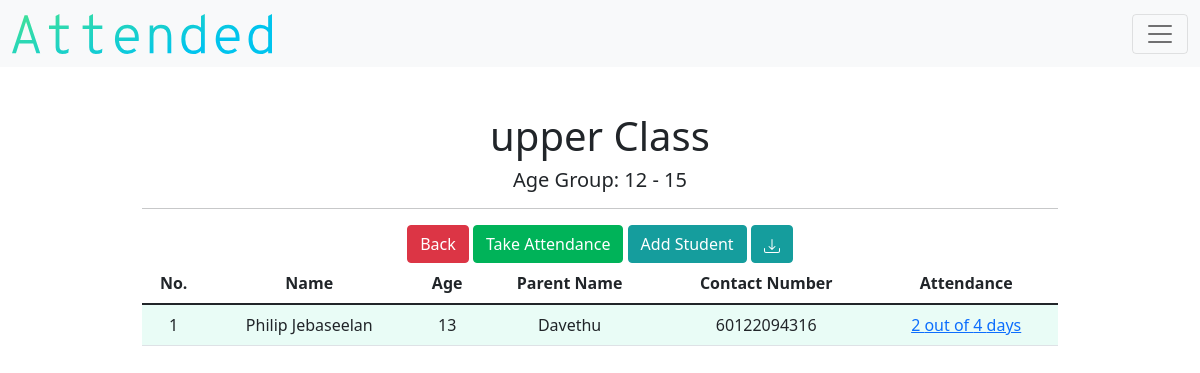
/detail_class/1 (signed in), run on the app's committed database.
### models.py (models this page shows)
class Class(db.Model):
    __tablename__ = "class"
    id = db.Column(db.Integer, primary_key=True)
    teacher_id = db.Column(db.Integer, db.ForeignKey("teacher.id"))
    name = db.Column(db.String(), nullable=False)
    lowest_age = db.Column(db.Integer, nullable=False)
    highest_age = db.Column(db.Integer, nullable=False)
    student_count = db.Column(db.Integer, default=0)
    attendance_count = db.Column(db.Integer, default=0)
    class_attends = db.relationship("Attendance", backref="class_attend")

class Student(db.Model):
    __tablename__ = "student"
    id = db.Column(db.Integer, primary_key=True)
    teacher_id = db.Column(db.Integer, db.ForeignKey("teacher.id"))
    class_id = db.Column(db.Integer, nullable=True, default=0)
    name = db.Column(db.String(), nullable=False)
    birth = db.Column(db.String(),nullable=False)
    age = db.Column(db.Integer(), nullable=False)
    parent = db.Column(db.String(), nullable=True)
    parent2 = db.Column(db.String(), nullable=True)
    number = db.Column(db.Integer, nullable=True)
    number2 = db.Column(db.Integer, nullable=True)
    email = db.Column(db.String(), nullable=True)
    email2 = db.Column(db.String(), nullable=True)
    address = db.Column(db.String(), nullable=False)
    city = db.Column(db.String(), nullable=False)
    state = db.Column(db.String(), nullable=False)
    postcode = db.Column(db.Integer, nullable=False)
    attend_count = db.Column(db.Integer, nullable=True, default=0)
    student_attends = db.relationship("Attendance", backref="student_attend")

### application.py (the view)
@app.route("/detail_class/<string:id>")
def detail_class(id):
    if not current_user.is_authenticated:
        return redirect("/login")
    else:
        TABLE_HEADERS=["No.", "Name", "Age", "Parent Name", "Contact Number", "Attendance"]
        teacher = current_user.get_id()
        class_object = Class.query.filter_by(id = id).first()
        students = Student.query.filter_by(class_id=id, teacher_id=teacher)
        class_attendance = Attendance.query.filter_by(class_id=id, teacher_id=teacher)
        return render_template("detail-class.html", classes=class_object, headers=TABLE_HEADERS, students=students, attendances=class_attendance)

### application.py (called while the page is built)
@login.user_loader
def load_user(id):
    return Teacher.query.get(id)

### templates/detail-class.html (shortened to what this page needs)
{% extends "layout.html" %}
{% block main %}
        <h1>{{classes.name}}</h1>
        <h5> Age Group: {{classes.lowest_age}} - {{classes.highest_age}} </h5>
        <hr>
        <div class="d-grid gap-2 d-md-block">
          <a class="btn btn-danger" id="detail-class-back" href="/class" type="button">Back</a>
          <a class="btn btn-success" id="detail-class-attendance" href="/take-attendance/{{classes.id}}" role="button">Take Attendance</a>
          <a class="btn btn-secondary" id="detail-class-add" href="/add_student_class/{{classes.id}}" role="button">Add Student</a>
          <button type="button" class="btn btn-secondary"></button>
        </div>
        <div class="table-responsive">
          <table class="table table-hover">
                  <thead>
                          <tr>
                                  {% for header in headers %}
                                  <th id="header"> {{ header }} </th>
                                  {% endfor %}
                          </tr>
                  </thead>
                  <tbody>
                  {% for student in students %}
                  <tr>
                          <td class="counterCell"></td>
                          <td>{{student.name}}</td>
                          <td> {{student.age }} </td>
                          <td> {{student.parent}} </td>
                          <td> {{student.number}} </td>
                          <td><a href="/detail_attendance/{{student.id}}">{{student.attend_count}} out of {{classes.attendance_count}} days</a></td>
                  </tr>
                  {% endfor %}
                  </tbody>
          </table>
        </div>
{% endblock %}

### static/css/style.css (style rules this page uses)
.btn-success { color:#FFFFFF; background-color: #00b359; border-color: #00b359; }
.btn-secondary { color:#FFFFFF; background-color:#159d9d; border-color:#159d9d; }
table { counter-reset: tableCount; }
.counterCell:before { content: counter(tableCount); counter-increment: tableCount; }
tr:nth-child(odd) { background-color:#e9fcf6; }
#header { background-color:white; }

### data on the page
Class: name "upper Class", lowest_age "12", highest_age "15", attendance_count "4"
Student: name "Philip Jebaseelan", age "13", parent "Davethu", number "60122094316", attend_count "2"

### other printed values
{{ header }} "No." "Name" "Age" "Parent Name" "Contact Number" "Attendance"
